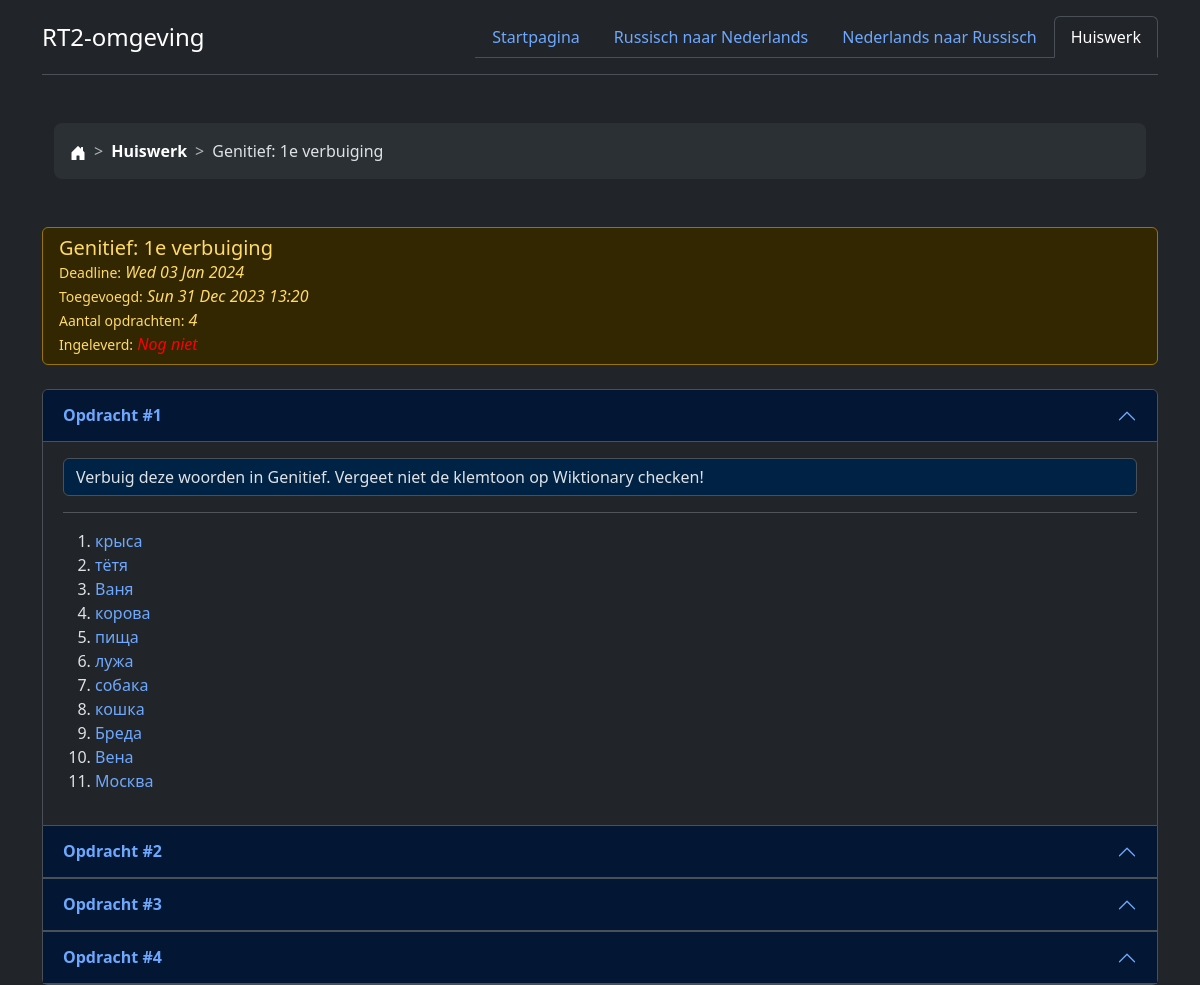
The page /huiswerk/5/ on the database as committed earlier.
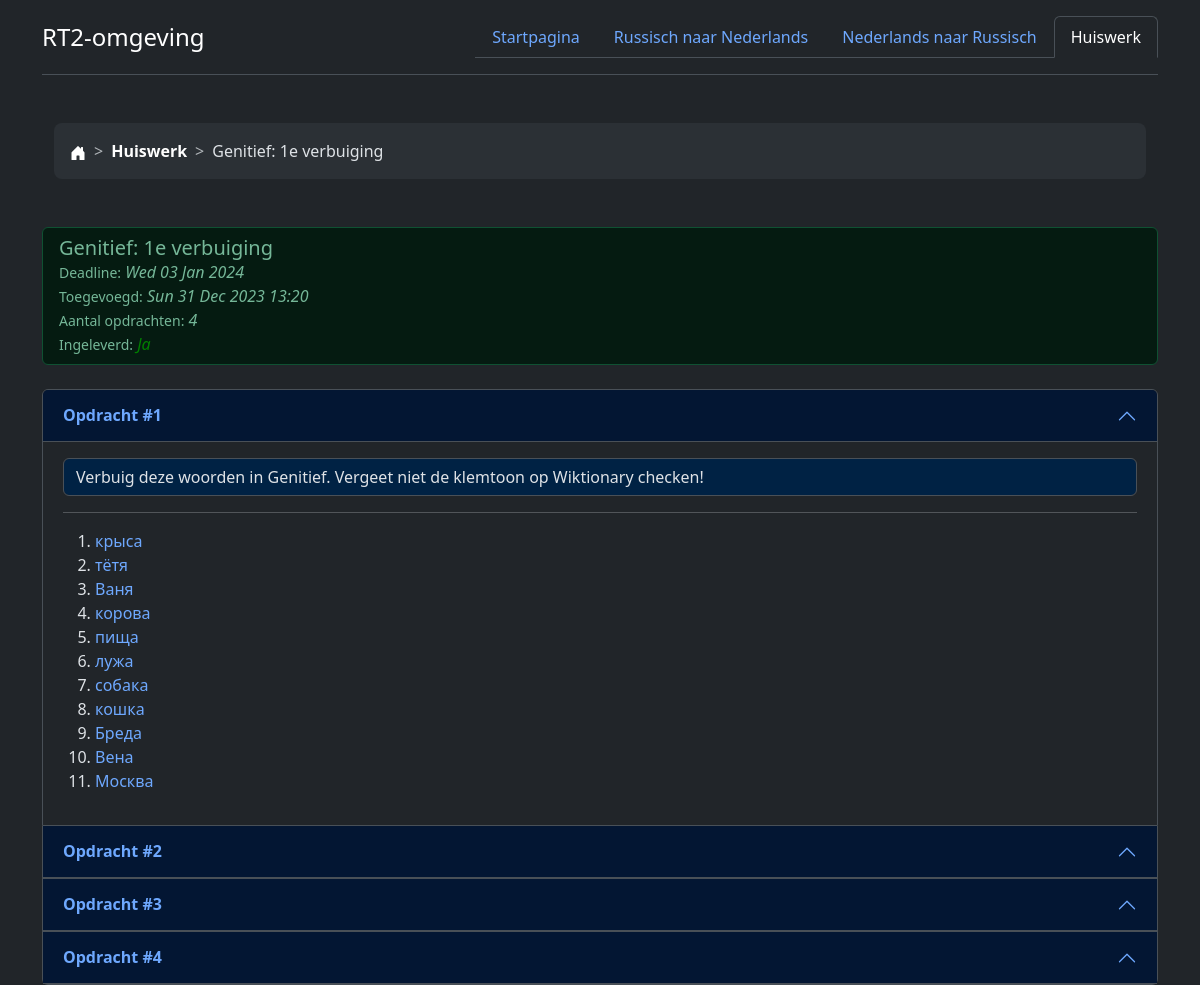
The same page on the database as committed later.
### Vocabulaire/models.py (models this page shows, shortened)
class Homework(models.Model):
    created = models.DateTimeField(null=True, blank=True)
    visible = models.BooleanField(default=False)
    deadline = models.DateField()
    topic = models.CharField(max_length=200)
    done = models.BooleanField()
    def __str__(self):
        return self.topic

class Task(models.Model):
    homework = models.ForeignKey(Homework, on_delete=models.CASCADE)
    description = models.TextField()
    content = RichTextField()

### Vocabulaire/views.py (the view)
# urls.py: path("huiswerk/<homework_id>/", views.tasks, name='tasks'),
def tasks(request, homework_id):
    homework = Homework.objects.get(id=homework_id)
    tasks = homework.task_set.all()
    breadcrumb = ['homework', 'tasks']
    breadcrumb_names = [unquote(page) for page in reverse('tasks', args=[
        homework_id]).strip(
        "/").split("/")]
    breadcrumb_names[-1] = str(homework)
    today = date.today()
    context = {
        'breadcrumb': list(zip(breadcrumb, breadcrumb_names)),
        'homework': homework,
        'tasks': tasks,
        'today': today,
    }
    return render(request, "Vocabulaire/tasks.html", context)

### templates/Vocabulaire/tasks.html (shortened to what this page needs)
{% extends 'Vocabulaire/base.html' %}
{% block content %}
    <ul class="list-group">
      <li class="list-group-item{% if homework.done %} list-group-item-success{% elif homework.deadline < today %} list-group-item-warning{% endif %}">
          <div class="card-body">
            <h5 class="card-title">{{ homework|capfirst }}</h5>
              <small>Deadline:</small> <i>{{ homework.deadline|date:"D d M Y" }}</i><br>
              <small>Toegevoegd:</small> <i>{{ homework.created|date:"D d M Y" }} {{ homework.created|time:"H:i" }}</i><br>
              <small>Aantal opdrachten:</small> <i>{{ homework.task_set.all|length }}</i><br>
            <small>Ingeleverd:</small> <i>{% if homework.done %}<span style="color: green">Ja</span>{% else %}<span style="color: red">Nog niet</span>{% endif %}</i>
          </div>
      </li>
  </ul>
<br>
<div class="accordion" id="accordionExample">
{% for task in tasks %}
  <div class="accordion-item">
    <h2 class="accordion-header">
      <button class="accordion-button" type="button" data-bs-toggle="collapse" data-bs-target="#task{{ task.id }}" aria-expanded="true" aria-controls="collapseOne">
        <b>Opdracht #{{ forloop.counter }}</b>
      </button>
    </h2>
    <div id="task{{ task.id }}" class="accordion-collapse collapse{% if forloop.first %} show{% endif %}" data-bs-parent="#accordionExample">
      <div class="accordion-body">
        <span class="form-control" style="background-color: #002244">
          {{ task.description|capfirst }}
        </span>
        <hr>
        {{ task.content|safe }}
      </div>
    </div>
  </div>
{% empty %}
  Helemaal geen idee hoe het gebeurd is, maar er zijn geen opdrachten voor dit huiswerk!
{% endfor %}
</div>
{% endblock %}

### templates/Vocabulaire/base.html (shortened to what this page needs)
<!DOCTYPE html>
<html lang="en" data-bs-theme="dark">
<head>
  <link href="https://cdn.jsdelivr.net/npm/bootstrap@5.3.2/dist/css/bootstrap.min.css" rel="stylesheet"
>
  <link href="https://getbootstrap.com/docs/5.3/examples/breadcrumbs/breadcrumbs.css" rel="stylesheet">
</head>
<body>
  <div class="container">
    <header class="d-flex flex-wrap justify-content-center py-3 mb-4 border-bottom">
      <a href="/" class="d-flex align-items-center mb-3 mb-md-0 me-md-auto link-body-emphasis text-decoration-none">
        <span class="fs-4">RT2-omgeving</span>
      </a>
      <ul class="nav nav-tabs">
        <li class="nav-item"><a href="/" class="nav-link{% if not breadcrumb.0.1 %} active" aria-current="page{% endif %}">Startpagina</a></li>
        <li class="nav-item"><a href="{% url 'russian' %}" class="nav-link{% if breadcrumb.0.1 == 'russisch' %} active" aria-current="page{% endif %}">Russisch naar Nederlands</a></li>
        <li class="nav-item"><a href="{% url 'dutch' %}" class="nav-link{% if breadcrumb.0.1 == 'nederlands' %} active" aria-current="page{% endif %}">Nederlands naar Russisch</a></li>
        <li class="nav-item"><a href="{% url 'homework' %}" class="nav-link{% if breadcrumb.0.1 == 'huiswerk' %} active" aria-current="page{% endif %}">Huiswerk</a></li>
      </ul>
    </header>
  </div>
<div class="container">
  <div class="container my-5">
    <nav style="--bs-breadcrumb-divider: '>';" aria-label="breadcrumb">
      <ol class="breadcrumb breadcrumb-chevron p-3 bg-body-tertiary rounded-3">
        <li class="breadcrumb-item">
          <a class="link-body-emphasis" href={% url 'index' %}>
            <svg class="bi" width="16" height="16">
              <use xlink:href="#house-door-fill" fill="white"></use>
            </svg>
        </li>
        {% for link, name in breadcrumb %}
          <li class="breadcrumb-item">
            {% if not forloop.last %}<a class="link-body-emphasis fw-semibold text-decoration-none" href="{% url link %}">{{ name|capfirst }}</a>
            {% else %}{{ name|capfirst }}{% endif %}
          </li>
        {% endfor %}
      </ol>
    </nav>
  </div>
  {% block content %}{% endblock %}
</div>
</body>
</html>

Rows that differ between the two databases and show on the page:
changed Homework "Genitief: 1e verbuiging": done False → True (drawn)
Other text that changed with them:
text no longer shown: "Nog niet"
text now shown: "Ja"
